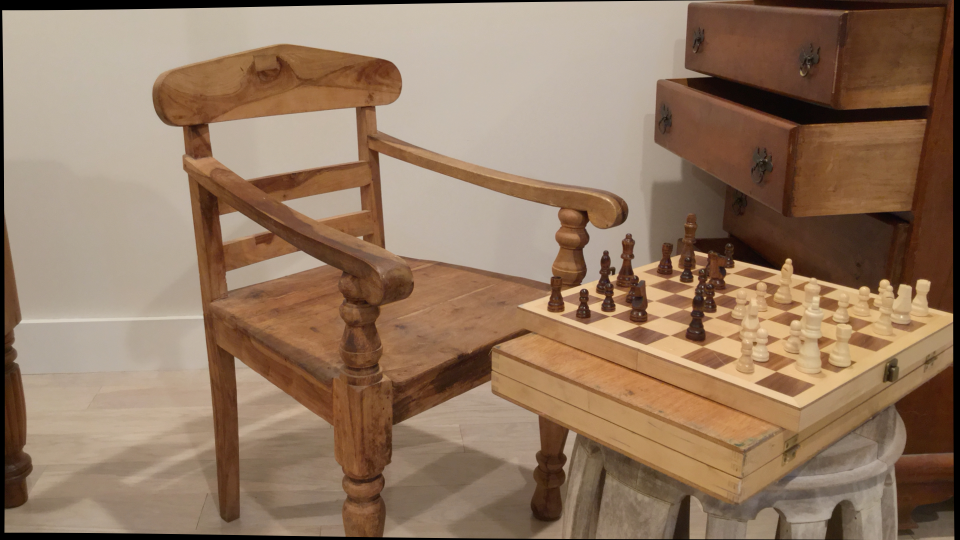
#> input picture left.png, 1920 x 1080 px (shown at 1/2 size)
$ python SFM-2.py
#> lines starting #> are read from the running program, lines starting #| are printed output that depends on the picture; long printed decimals are rounded
import cv2
import numpy as np
import open3d as o3d
import matplotlib.pyplot as plt

# Step 0: Load the two extracted frames
img1 = cv2.imread('left.png', cv2.IMREAD_GRAYSCALE)
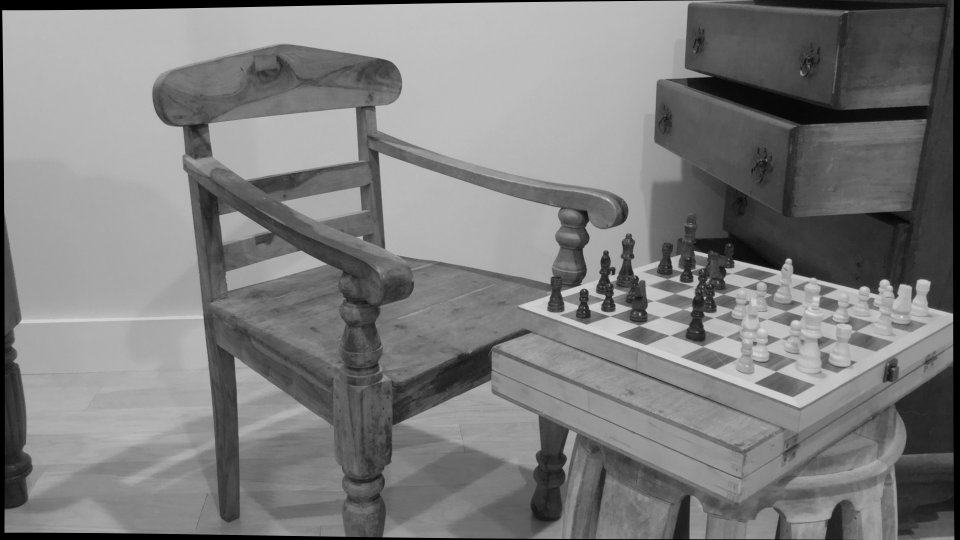
#> img1: shape (1080, 1920) (shown at 1/2 size); min 0, max 234, mean 124.9
img2 = cv2.imread('right.png', cv2.IMREAD_GRAYSCALE)
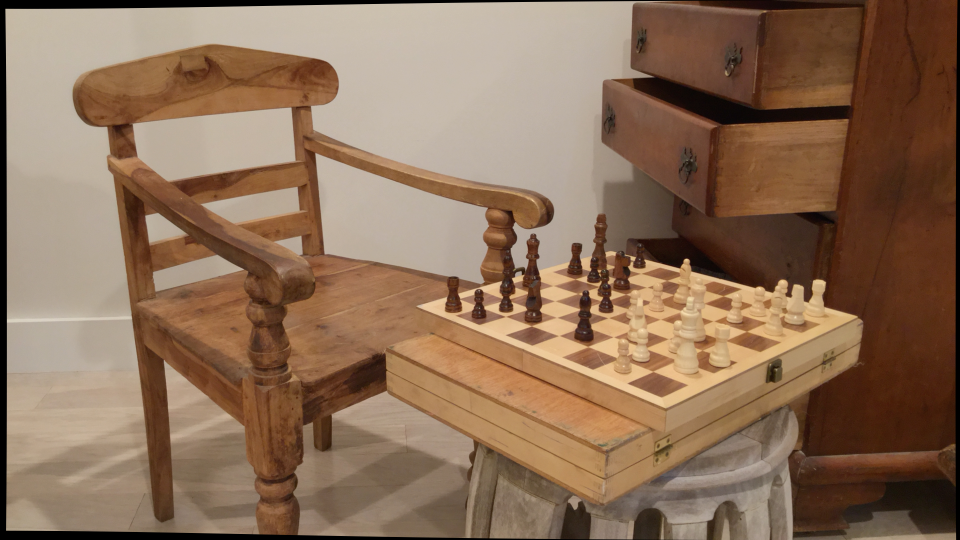
#> input picture right.png, 1920 x 1080 px (shown at 1/2 size)
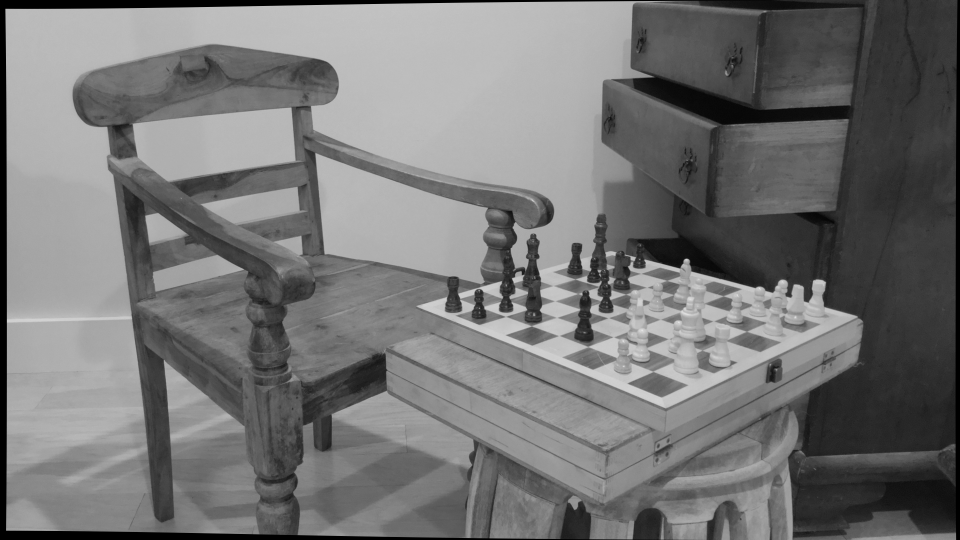
#> img2: shape (1080, 1920) (shown at 1/2 size); min 0, max 238, mean 116.8

plt.figure(figsize=(10, 4))
plt.subplot(1, 2, 1)
plt.title("Frame Left")
plt.imshow(img1, cmap='gray')
plt.subplot(1, 2, 2)
plt.title("Frame Right")
plt.imshow(img2, cmap='gray')
plt.tight_layout()
plt.show()
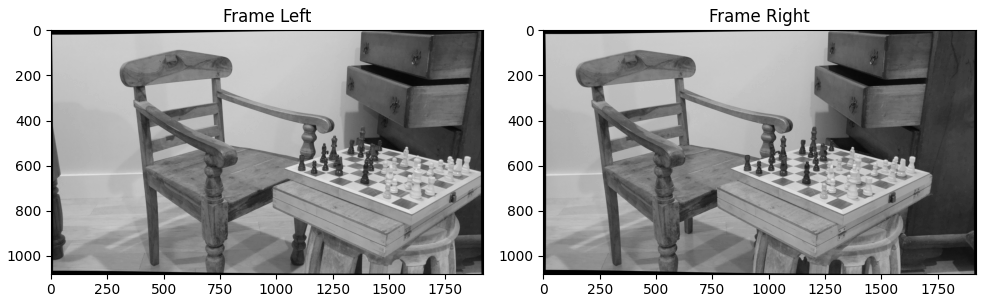
#> figure drawn by matplotlib, 2 panels

# Intrinsic camera parameters
focal_length = 1758.23
cx, cy = 872.36, 552.29
K = np.array([[focal_length, 0, cx],
              [0, focal_length, cy],
              [0, 0, 1]], dtype=np.float64)

# Step 1: Detect keypoints and descriptors using ORB
orb = cv2.ORB_create(5000)
kp1, des1 = orb.detectAndCompute(img1, None)
#> kp1 = 4926 keypoints; strongest (x, y, size): (1578, 520, 77.1), (1224, 558, 92.6), (1221, 554, 64.3), (1470, 523, 64.3)
kp2, des2 = orb.detectAndCompute(img2, None)
#> kp2 = 5000 keypoints; strongest (x, y, size): (1374, 520, 77.1), (1371, 518, 64.3), (1374, 518, 53.6), (1370, 518, 53.6)

img_kp1 = cv2.drawKeypoints(img1, kp1, None, color=(0,255,0), flags=0)
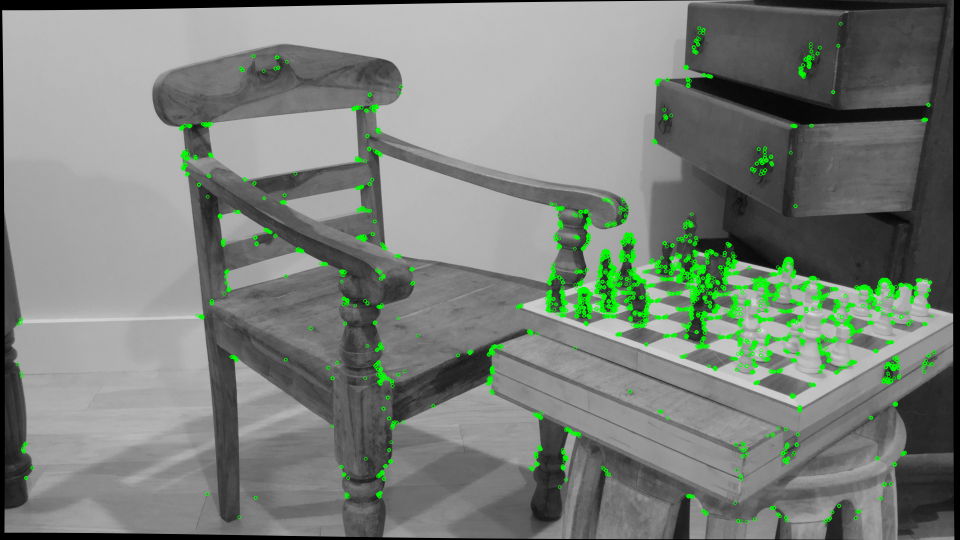
#> img_kp1: shape (1080, 1920, 3) (shown at 1/2 size); mean of channels 0, 1, 2 122, 128.6, 122; drawn as B, G, R
img_kp2 = cv2.drawKeypoints(img2, kp2, None, color=(0,255,0), flags=0)
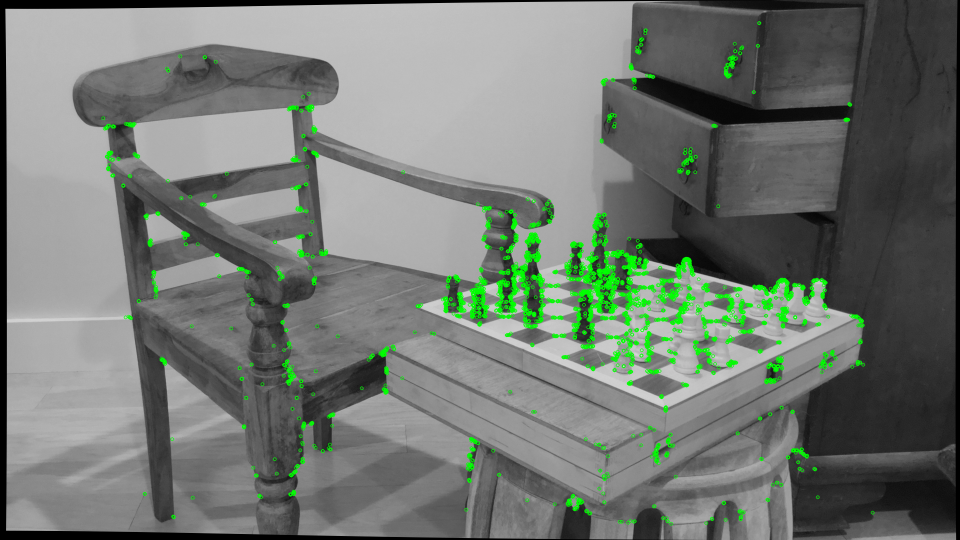
#> img_kp2: shape (1080, 1920, 3) (shown at 1/2 size); mean of channels 0, 1, 2 113.8, 120.4, 113.8; drawn as B, G, R

plt.figure(figsize=(10, 4))
plt.subplot(1, 2, 1)
plt.title("Keypoints Left (ORB)")
plt.imshow(img_kp1)
plt.subplot(1, 2, 2)
plt.title("Keypoints Right (ORB)")
plt.imshow(img_kp2)
plt.tight_layout()
plt.show()

# Step 2: Match descriptors using BFMatcher (ORB requires Hamming distance)
bf = cv2.BFMatcher(cv2.NORM_HAMMING, crossCheck=False)
matches = bf.knnMatch(des1, des2, k=2)
#> matches = 4926 matches

# Lowe's ratio test
good_matches = [m[0] for m in matches if len(m) == 2 and m[0].distance < 0.75 * m[1].distance]
#> good_matches = 698 matches

img_matches = cv2.drawMatches(img1, kp1, img2, kp2, good_matches, None, flags=2)
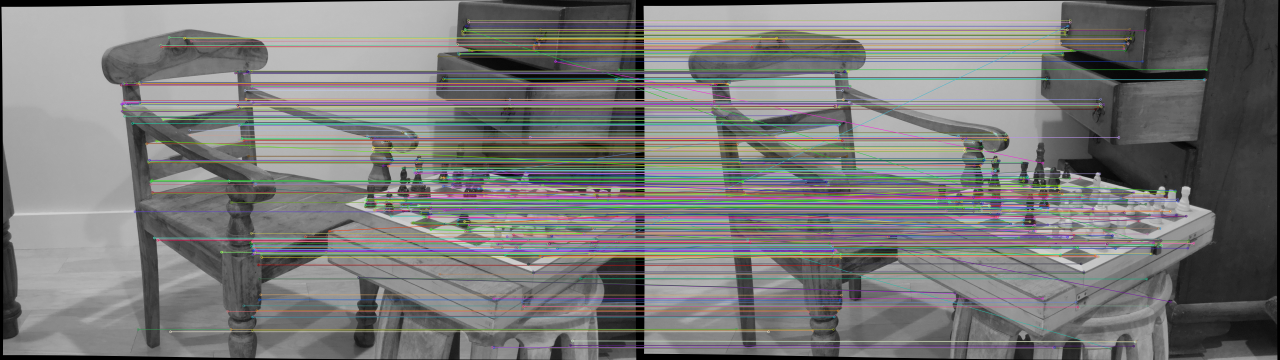
#> img_matches: shape (1080, 3840, 3) (shown at 1/3 size); mean of channels 0, 1, 2 120.3, 121.5, 121.5; drawn as B, G, R
plt.figure(figsize=(12, 6))
plt.title("Step 2: Good Matches (ORB)")
plt.imshow(img_matches)
plt.show()

# Step 3: Extract matched keypoints
pts1 = np.float32([kp1[m.queryIdx].pt for m in good_matches])
#> pts1 = 698 pairs, first value 362.9 to 1863.4, second value 60.48 to 1044
pts2 = np.float32([kp2[m.trainIdx].pt for m in good_matches])
#> pts2 = 698 pairs, first value 211.5 to 1699.2, second value 60.48 to 1046

# Step 4: Estimate essential matrix
E, mask = cv2.findEssentialMat(pts1, pts2, K, method=cv2.RANSAC, prob=0.999, threshold=1.0)
#> E = [[-1.62e-05, -0.00692, 0.00512], [0.00985, 0.000724, -0.707], [-0.00565, 0.707, 0.000695]]; mask = 698 values, max 1 at index 0, min 0 at index 12, mean 0.775
print("Essential Matrix:\n", E)
#| Essential Matrix:
#|  [[-1.61821023e-05 -6.92273205e-03  5.12469082e-03]
#|  [ 9.84940490e-03  7.23693659e-04 -7.07019187e-01]
#|  [-5.65275143e-03  7.07050006e-01  6.95186709e-04]]

# Step 5: Recover camera pose
_, R, t, mask_pose = cv2.recoverPose(E, pts1, pts2, K)
#> R = [[1, 0.000733, 0.00415], [-0.000737, 1, 0.00101], [-0.00415, -0.00102, 1]]; t = [-1, -0.00726, -0.00978]; mask_pose = 698 values, max 255 at index 0, min 0 at index 76, mean 247.3
print("Rotation Matrix:\n", R)
#| Rotation Matrix:
#|  [[ 9.99991131e-01  7.32721592e-04  4.14744905e-03]
#|  [-7.36930235e-04  9.99999215e-01  1.01331729e-03]
#|  [-4.14670332e-03 -1.01636468e-03  9.99990886e-01]]
print("Translation Vector:\n", t)
#| Translation Vector:
#|  [[-0.9999]
#|  [-0.007257]
#|  [-0.009783]]

# Step 6: Triangulate 3D points (unchanged)
proj1 = K @ np.hstack((np.eye(3), np.zeros((3, 1))))
proj2 = K @ np.hstack((R, t))
#> proj2 = [[1754.6, 0.402, 879.6, -1766.6], [-3.59, 1757.7, 554.1, -18.16], [-0.00415, -0.00102, 1, -0.00978]]

pts4D = cv2.triangulatePoints(proj1, proj2, pts1.T, pts2.T)
pts3D = pts4D[:3] / pts4D[3]  # Convert from homogeneous to 3D
points_3d = pts3D.T  # Shape (N, 3)
#> points_3d = 698 rows, first 8: [4.32, -3.93, 14.22], [4.31, -3.81, 14.46], [4.74, -2.72, 10.37], [4.27, -3.68, 14.45], [-2.37, -2.86, 11.41], [-2.01, -2.88, 11.8], [-2.51, -2.68, 11.3], [4.57, -2.5, 10.96]

# Create Open3D point cloud object
pcd = o3d.geometry.PointCloud()
pcd.points = o3d.utility.Vector3dVector(points_3d)

# Optional: Add colors from left image (for visual appeal)
colors = cv2.cvtColor(cv2.imread('left.png'), cv2.COLOR_BGR2RGB)
colors = colors.astype(np.float32) / 255.0
valid_pts = np.int32(pts1)
#> valid_pts = 698 pairs, first value 362 to 1863, second value 60 to 1044
valid_pts = np.clip(valid_pts, [0, 0], [colors.shape[1] - 1, colors.shape[0] - 1])
point_colors = np.array([colors[y, x] for x, y in valid_pts])
#> point_colors = 698 rows, first 8: [0.2, 0.125, 0.0902], [0.427, 0.361, 0.322], [0.392, 0.298, 0.212], [0.216, 0.106, 0.0392], [0.431, 0.267, 0.106], [0.416, 0.243, 0.098], [0.463, 0.282, 0.118], [0.525, 0.431, 0.314]
point_colors = point_colors[:points_3d.shape[0]]  # Match shape
pcd.colors = o3d.utility.Vector3dVector(point_colors)

# Visualize
o3d.visualization.draw_geometries([pcd], window_name="3D Point Cloud - ORB")

# Save if needed
o3d.io.write_point_cloud("point_cloud_orb.ply", pcd)
print("Saved point cloud to point_cloud_orb.ply")
